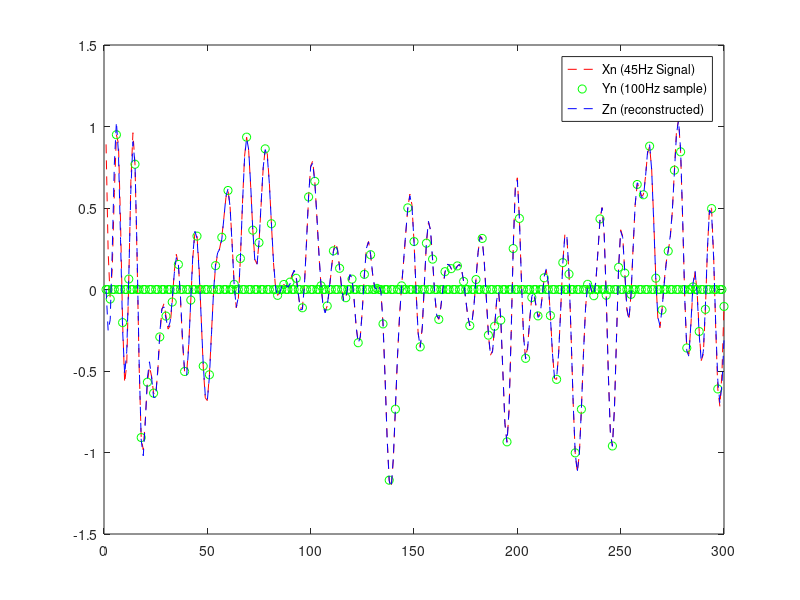

The MATLAB script that drew this image:
% generate 1-sec Gaussian noise at 300 HZ (300 random numbers basically)
r = randn(1, 300);

% generate the filter coefficients
lo_pass45 = fir1(50, 45/150);

% now filter the signal
x = filtfilt(lo_pass45, 1, r); % do the filtering

% resample x to lower freq = 100Hz
y = zeros(1, length(x));
for i = 1:length(x)
    if mod(i, 3) == 0 
        y(i) = x(i);
    end
end

% generate low pass filter with cut-off freq 50Hz
lo_pass50 = fir1(50, 55/150);
z = 3 * filtfilt(lo_pass50, 1, y); %apply filter

plot(x, '--r'); hold on
plot(y, 'og'); hold on
plot(z, '--b'); hold on
legend('Xn (45Hz Signal)', 'Yn (100Hz sample)', 'Zn (reconstructed)');